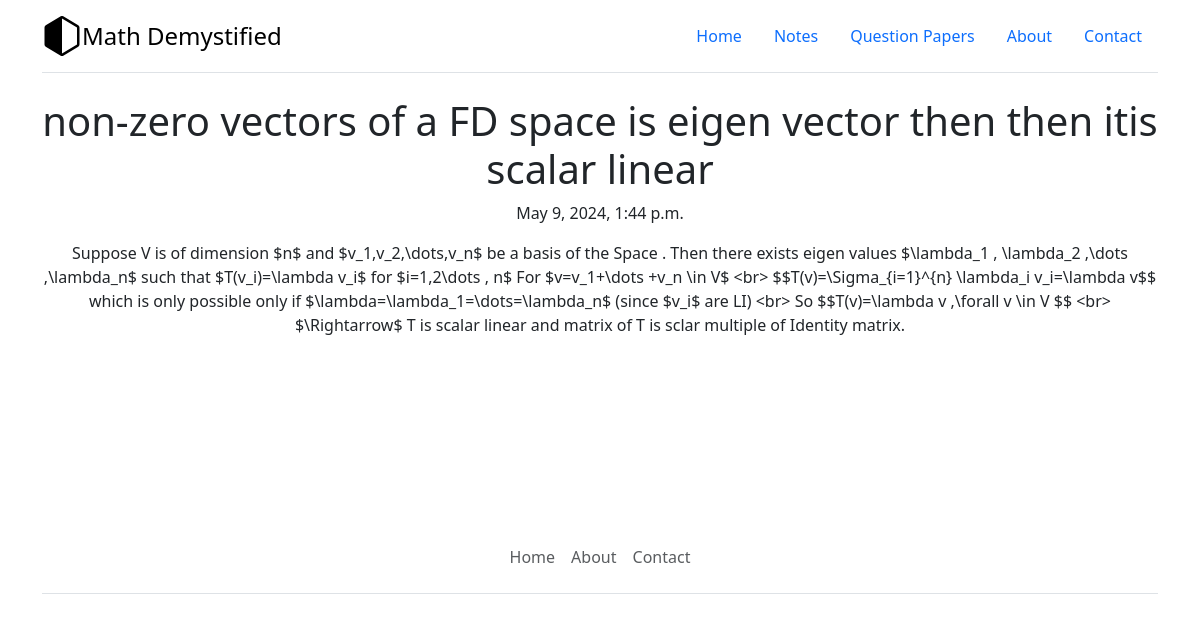
The page /notes/linear-first on the database its author committed.
### notes/models.py (models this page shows, shortened)
class Post(models.Model):
    title = models.CharField(max_length=75)
    body = models.TextField()
    slug = models.SlugField()
    date = models.DateTimeField(auto_now_add=True)

### notes/views.py (the view)
# urls.py: path('<slug:slug>', views.notespage, name="page"),
def notespage(request, slug):
    post = Post.objects.get(slug=slug)
    return render(request, 'notespage.html', { 'post': post})

### notes/templates/notespage.html (shortened to what this page needs)
{% extends 'layout.html' %}
{% block content %}
<section>
        <h1>{{post.title}}</h1>
        <p>{{  post.date }}</p>
        <p>{{ post.body }}</p>
</section>
{% endblock %}

### templates/layout.html (shortened to what this page needs)
<!DOCTYPE html>
{% load static %}
<html lang="en">
  <head>
    <link
      href="https://cdn.jsdelivr.net/npm/bootstrap@5.3.2/dist/css/bootstrap.min.css"
      rel="stylesheet"
    />
  </head>
  <body  >
    <div class="container">
      <header
        class="d-flex flex-wrap justify-content-center py-3 mb-4 border-bottom"
      >
        <a
          href="{% url 'home' %}"
          class="d-flex align-items-center mb-3 mb-md-0 me-md-auto link-body-emphasis text-decoration-none"
        >
          <img src="{% static 'images/hexagon-half.svg' %}" alt="" width="40" />
          <span class="fs-4"> Math Demystified</span>
        </a>
        <ul class="nav nav-pills">
          <li class="nav-item">
            <a href="{% url 'home' %}" class="nav-link " aria-current="page"
              >Home</a
            >
          </li>
          <li class="nav-item">
            <a href="{% url 'notes:list' %}" class="nav-link ">Notes</a>
          </li>
          <li class="nav-item">
            <a href="{% url 'questions:list' %}" class="nav-link ">Question Papers</a>
          </li>
          <li class="nav-item">
            <a href="{% url 'about' %}" class="nav-link">About</a>
          </li>
          <li class="nav-item">
            <a href="{% url 'contact' %}" class="nav-link">Contact</a>
          </li>
        </ul>
      </header>
    </div>
    <div class="container  text-center">
        {% block content %}
        {% endblock %}
    </div>
    <div class="container">
      <footer  class="py-3 my-4">
        <ul class="nav justify-content-center border-bottom pb-3 mb-3" style="margin-bottom: 0px; margin-top: 160px;">
          <li class="nav-item"><a href="{% url 'home' %}" class="nav-link px-2 text-body-secondary">Home</a></li>
          <li class="nav-item"><a href="{% url 'about' %}" class="nav-link px-2 text-body-secondary">About</a></li>
          <li class="nav-item"><a href="{% url 'contact' %}" class="nav-link px-2 text-body-secondary">Contact</a></li>
        </ul>
      </footer>
    </div>
</body>
</html>

### rows shown on the page
Post: title "non-zero vectors of a FD space is eigen vector then then itis scalar linear", date "May 9, 2024, 1:44 p.m.", body "Suppose V is of dimension $n$ and $v_1,v_2,\\dots,v_n$ be a basis of the Space . Then there exists eigen values $\\lambda_1 , \\lambda_2 ,\\dots ,\\lambda_n$ such that $T(v_i)=\\lambda v_i$ for $i=1,2\\dots , n$ For $v=v_1+\\dots +v_n \\in V$ <br> $$T(v)=\\Sigma_{i=1}^{n} \\lambda_i v_i=\\lambda v$$ which is only possible only if $\\lambda=\\lambda_1=\\dots=\\lambda_n$ (since $v_i$ are LI) <br> So $$T(v)=\\lambda v ,\\forall v \\in V $$ <br> $\\Rightarrow$ T is scalar linear and matrix of T is sclar multiple of Identity matrix."
